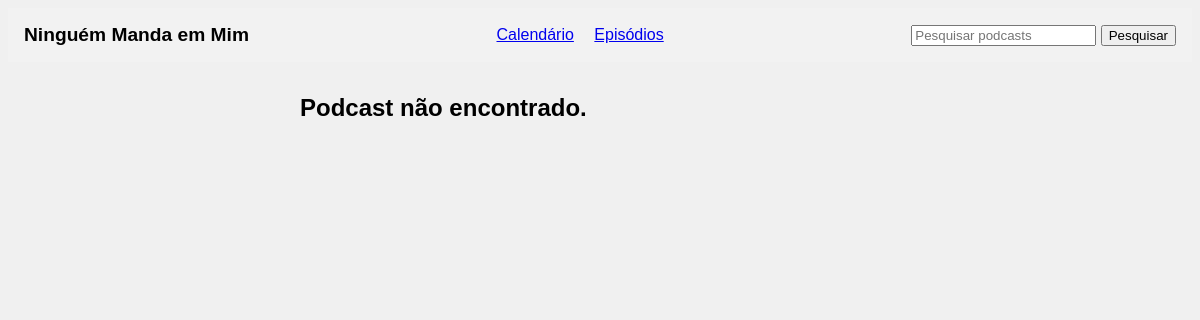
The page /podcast/2/edit on the database as committed earlier.
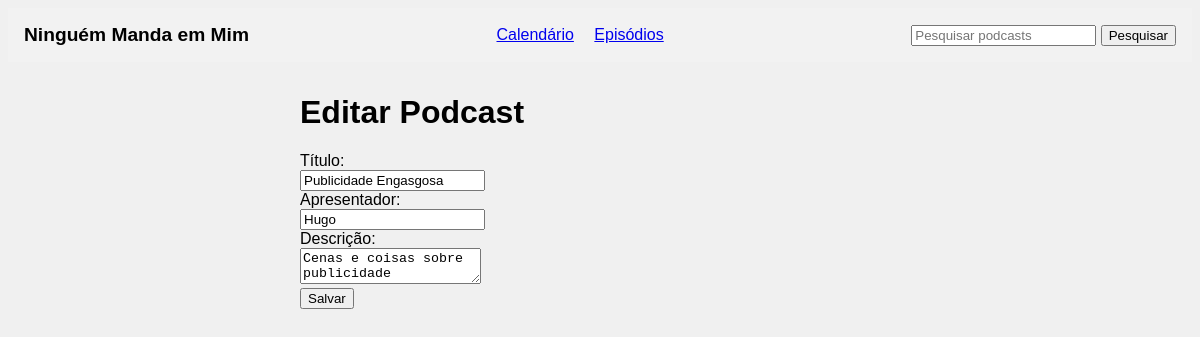
The same page on the database as committed later.
### tables this page shows
CREATE TABLE podcasts (
        id INTEGER PRIMARY KEY AUTOINCREMENT,
        title TEXT NOT NULL,
        host TEXT NOT NULL,
        description TEXT
    );

### routes/podcast_routes.py (the view, shortened to what this page needs)
@podcast_bp.route('/podcast/<int:id>/edit', methods=['GET', 'POST'])
def edit_podcast(id):
    conn = sqlite3.connect(DB_PATH)
    cursor = conn.cursor()
    cursor.execute('SELECT id, title, host, description FROM podcasts WHERE id=?', (id,))
    row = cursor.fetchone()
    conn.close()
    if not row:
        return render_template('edit_podcast.html', podcast=None)
    podcast = {'id': row[0], 'title': row[1], 'host': row[2], 'description': row[3]}
    return render_template('edit_podcast.html', podcast=podcast)

### app.py (called while the page is built)
@app.context_processor
def inject_today():
    return dict(today=date.today())

### routes/podcast_routes.py (called while the page is built)
@podcast_bp.context_processor
def inject_calendar():
    from datetime import date
    today = date.today()
    offset = 0
    nav = request.args.get('calnav')
    jump_month = request.args.get('jump_month')
    jump_year = request.args.get('jump_year')
    if nav == 'prev':
        offset = int(request.args.get('offset', 0)) - 1
    elif nav == 'next':
        offset = int(request.args.get('offset', 0)) + 1
    elif nav == 'jump' and jump_month and jump_year:
        return {'calendar_months': get_calendar_data(0, jump_month, jump_year), 'offset': 0}
    else:
        offset = int(request.args.get('offset', 0))
    calendar_months = get_calendar_data(offset)
    return dict(calendar_months=calendar_months, offset=offset, today=today)

### templates/edit_podcast.html (shortened to what this page needs)
<!DOCTYPE html>
<html lang="en">
<head>
    <link rel="stylesheet" href="/static/custom.css">
</head>
<body>
    {% include 'menu.html' %}
    <div style="max-width:600px; margin:2em auto;">
        {% if podcast %}
            <h1>Editar Podcast</h1>
            <form action="/podcast/{{ podcast.id }}/edit" method="post">
                <label>Título:</label><br>
                <input type="text" name="title" value="{{ podcast.title }}" required><br>
                <label>Apresentador:</label><br>
                <input type="text" name="host" value="{{ podcast.host }}" required><br>
                <label>Descrição:</label><br>
                <textarea name="description">{{ podcast.description }}</textarea><br>
                <button type="submit">Salvar</button>
            </form>
        {% else %}
            <h2>Podcast não encontrado.</h2>
        {% endif %}
    </div>
</body>
</html>

Rows that differ between the two databases and show on the page:
added podcasts: title "Publicidade Engasgosa", host "Hugo", description "Cenas e coisas sobre publicidade"
Other text that changed with them:
text no longer shown: "Podcast não encontrado."
text now shown: "Editar Podcast Título: Apresentador: Descrição: Salvar"
